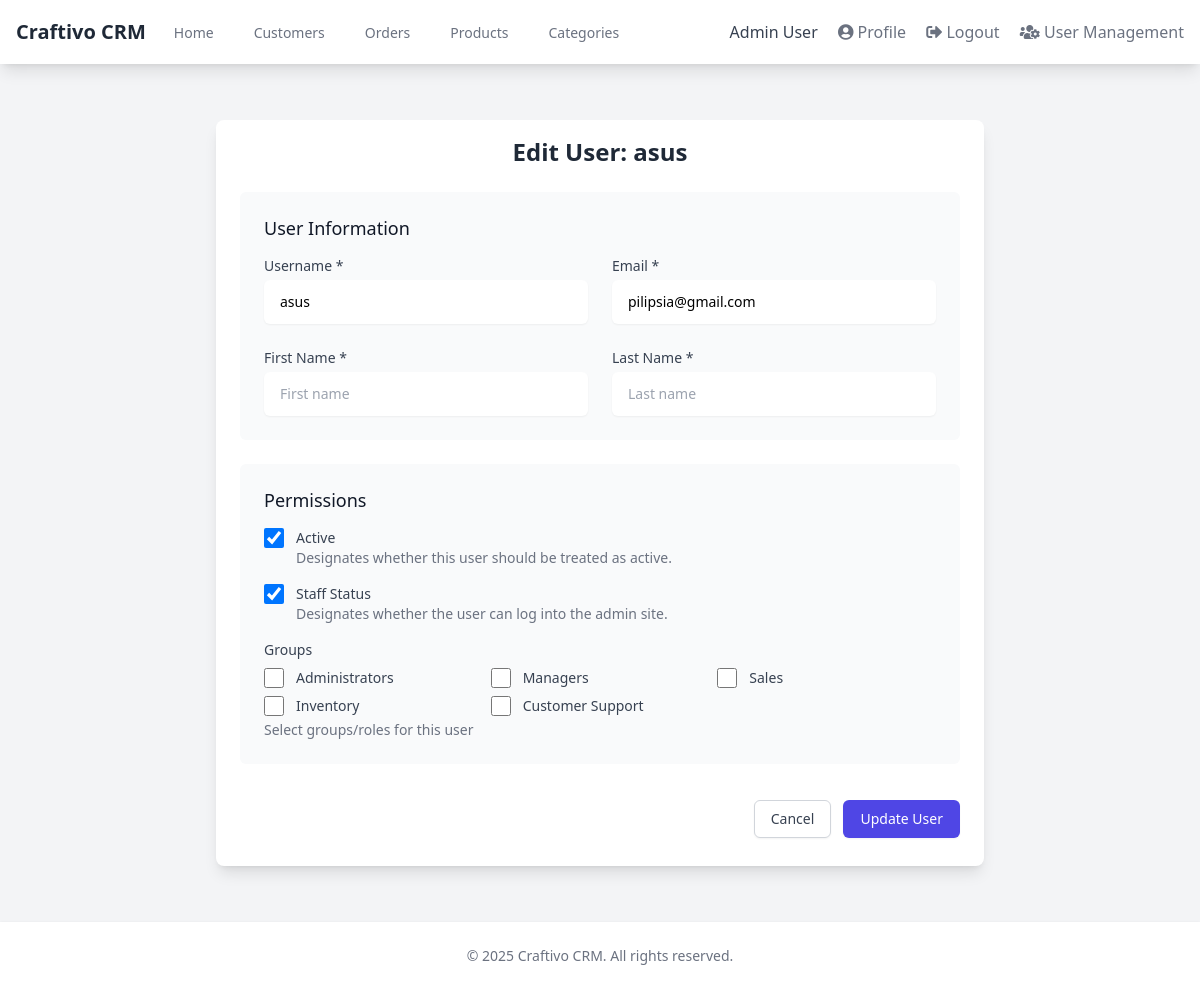
The page /users/management/edit/1/ (signed in) on the database its author committed.
### users/models.py (models this page shows, shortened)
class User(AbstractUser):
    email = models.EmailField(_('email address'), unique=True)
    phone_number = models.CharField(max_length=15, blank=True)
    is_customer = models.BooleanField(default=False)
    is_vendor = models.BooleanField(default=False)
    is_staff = models.BooleanField(default=False)
    company_name = models.CharField(max_length=100, blank=True)
    address = models.TextField(blank=True)
    city = models.CharField(max_length=50, blank=True)
    state = models.CharField(max_length=50, blank=True)
    zip_code = models.CharField(max_length=10, blank=True)
    country = models.CharField(max_length=50, blank=True)
    business_type = models.CharField(max_length=50, blank=True)
    tax_id = models.CharField(max_length=50, blank=True)
    class Meta:
        verbose_name = _('user')
        verbose_name_plural = _('users')
    def get_full_name(self):
        full_name = f'{self.first_name} {self.last_name}'
        return full_name.strip()

### users/views.py (the view)
# urls.py: path('management/edit/<int:pk>/', views.user_edit, name='user_edit'),
@role_required(roles=['Administrators'])
def user_edit(request, pk):
    user = get_object_or_404(User, pk=pk)
    if user.is_superuser and not request.user.is_superuser:
        messages.error(request, "You don't have permission to edit superusers.")
        return redirect('users:user_management')
    if request.method == 'POST':
        form = UserEditForm(request.POST, instance=user)
        if form.is_valid():
            updated_user = form.save()
            updated_user.groups.clear()
            for group in form.cleaned_data['groups']:
                updated_user.groups.add(group)
            messages.success(request, f"User '{updated_user.username}' updated successfully!")
            return redirect('users:user_management')
    else:
        form = UserEditForm(instance=user)
    context = {
        'form': form,
        'user_obj': user,
        'title': f'Edit User: {user.username}',
        'submit_text': 'Update User'
    }
    return render(request, 'users/user_form.html', context)

### users/forms.py
class UserEditForm(forms.ModelForm):
    groups = forms.ModelMultipleChoiceField(
        queryset=Group.objects.all(),
        required=False,
        widget=FormWidgets.get_checkbox_select_multiple(),
        help_text="Select groups/roles for this user"
    )
    is_active = forms.BooleanField(
        required=False,
        widget=FormWidgets.get_checkbox(),
        help_text="Designates whether this user should be treated as active."
    )
    is_staff = forms.BooleanField(
        required=False,
        widget=FormWidgets.get_checkbox(),
        help_text="Designates whether the user can log into the admin site."
    )
    class Meta:
        model = User
        fields = ('username', 'email', 'first_name', 'last_name', 'is_active', 'is_staff', 'groups')
        widgets = {
            'username': FormWidgets.get_text_input(placeholder="Username"),
            'email': FormWidgets.get_email_input(placeholder="Email address"),
            'first_name': FormWidgets.get_text_input(placeholder="First name"),
            'last_name': FormWidgets.get_text_input(placeholder="Last name"),
        }

### users/templates/users/user_form.html (shortened to what this page needs)
{% extends 'config/base.html' %}
{% load form_tags %}
{% block content %}
<div class="max-w-3xl mx-auto bg-white shadow-lg rounded-lg overflow-hidden mt-8">
    <div class="px-6 py-4">
        <h2 class="text-2xl font-bold text-center text-gray-800 mb-4">{{ title }}</h2>
        <form method="post" class="space-y-6">
            <div class="bg-gray-50 px-4 py-5 sm:p-6 rounded-md">
                <h3 class="text-lg font-medium leading-6 text-gray-900 mb-4">User Information</h3>
                <div class="grid grid-cols-1 gap-6 sm:grid-cols-2">
                    <div>
                        <label for="{{ form.username.id_for_label }}" class="block text-sm font-medium text-gray-700">Username *</label>
                        <div class="mt-1">
                            {{ form.username }}
                        </div>
                    </div>
                    <div>
                        <label for="{{ form.email.id_for_label }}" class="block text-sm font-medium text-gray-700">Email *</label>
                        <div class="mt-1">
                            {{ form.email }}
                        </div>
                    </div>
                    <div>
                        <label for="{{ form.first_name.id_for_label }}" class="block text-sm font-medium text-gray-700">First Name *</label>
                        <div class="mt-1">
                            {{ form.first_name }}
                        </div>
                    </div>
                    <div>
                        <label for="{{ form.last_name.id_for_label }}" class="block text-sm font-medium text-gray-700">Last Name *</label>
                        <div class="mt-1">
                            {{ form.last_name }}
                        </div>
                    </div>
                </div>
            </div>
            <div class="bg-gray-50 px-4 py-5 sm:p-6 rounded-md">
                <h3 class="text-lg font-medium leading-6 text-gray-900 mb-4">Permissions</h3>
                {% if 'is_active' in form.fields %}
                <div class="flex items-start mb-4">
                    {{ form.is_active }}
                    <div class="ml-3 text-sm">
                        <label for="{{ form.is_active.id_for_label }}" class="font-medium text-gray-700">Active</label>
                        <p class="text-gray-500">{{ form.is_active.help_text }}</p>
                    </div>
                </div>
                {% endif %}
                {% if 'is_staff' in form.fields %}
                <div class="flex items-start mb-4">
                    {{ form.is_staff }}
                    <div class="ml-3 text-sm">
                        <label for="{{ form.is_staff.id_for_label }}" class="font-medium text-gray-700">Staff Status</label>
                        <p class="text-gray-500">{{ form.is_staff.help_text }}</p>
                    </div>
                </div>
                {% endif %}
                {% if 'groups' in form.fields %}
                <div class="mt-4">
                    <span class="block text-sm font-medium text-gray-700 mb-2">Groups</span>
                    <div class="mt-2 grid grid-cols-1 md:grid-cols-2 lg:grid-cols-3 gap-2">
                        {% for checkbox in form.groups %}
                        <div class="flex items-start">
                            {{ checkbox.tag }}
                            <div class="ml-3 text-sm">
                                <label for="{{ checkbox.id_for_label }}" class="font-medium text-gray-700">{{ checkbox.choice_label }}</label>
                            </div>
                        </div>
                        {% endfor %}
                    </div>
                    <p class="mt-1 text-sm text-gray-500">{{ form.groups.help_text }}</p>
                </div>
                {% endif %}
            </div>
            <div class="py-3 text-right">
                <a href="{% url 'users:user_management' %}" class="inline-flex justify-center py-2 px-4 border border-gray-300 shadow-sm text-sm font-medium rounded-md text-gray-700 bg-white hover:bg-gray-50 focus:outline-none focus:ring-2 focus:ring-offset-2 focus:ring-indigo-500 mr-2">
                    Cancel
                </a>
                <button type="submit" class="inline-flex justify-center py-2 px-4 border border-transparent shadow-sm text-sm font-medium rounded-md text-white bg-indigo-600 hover:bg-indigo-700 focus:outline-none focus:ring-2 focus:ring-offset-2 focus:ring-indigo-500">
                    {{ submit_text|default:"Save" }}
                </button>
            </div>
        </form>
    </div>
</div>
{% endblock %}

### config/templates/config/base.html (shortened to what this page needs)
<!DOCTYPE html>
<html lang="en">
<head>
    <script src="https://cdn.tailwindcss.com"></script>
    <link rel="stylesheet" href="https://cdnjs.cloudflare.com/ajax/libs/font-awesome/5.15.4/css/all.min.css">
</head>
<body class="bg-gray-100">
    <nav class="bg-white shadow-lg">
        <div class="max-w-7xl mx-auto px-4">
            <div class="flex justify-between h-16">
                <div class="flex">
                    <div class="flex-shrink-0 flex items-center">
                        <a href="{% url 'home' %}" class="text-xl font-bold text-gray-800">Craftivo CRM</a>
                    </div>
                    <div class="hidden sm:ml-6 sm:flex sm:space-x-8">
                        <a href="{% url 'home' %}" class="{% if request.path == '/' %}border-indigo-500 text-gray-900{% else %}border-transparent text-gray-500 hover:border-gray-300 hover:text-gray-700{% endif %} inline-flex items-center px-1 pt-1 border-b-2 text-sm font-medium">
                            Home
                        </a>
                        {% if user.is_authenticated %}
                        <a href="{% url 'customers:customer_list' %}" class="{% if '/customers/' in request.path %}border-indigo-500 text-gray-900{% else %}border-transparent text-gray-500 hover:border-gray-300 hover:text-gray-700{% endif %} inline-flex items-center px-1 pt-1 border-b-2 text-sm font-medium">
                            Customers
                        </a>
                        <a href="{% url 'orders:order_list' %}" class="{% if '/orders/' in request.path %}border-indigo-500 text-gray-900{% else %}border-transparent text-gray-500 hover:border-gray-300 hover:text-gray-700{% endif %} inline-flex items-center px-1 pt-1 border-b-2 text-sm font-medium">
                            Orders
                        </a>
                        <a href="{% url 'products:product_list' %}" class="{% if '/products/list/' in request.path %}border-indigo-500 text-gray-900{% else %}border-transparent text-gray-500 hover:border-gray-300 hover:text-gray-700{% endif %} inline-flex items-center px-1 pt-1 border-b-2 text-sm font-medium">
                            Products
                        </a>
                        <a href="{% url 'products:category_list' %}" class="{% if '/products/categories/' in request.path %}border-indigo-500 text-gray-900{% else %}border-transparent text-gray-500 hover:border-gray-300 hover:text-gray-700{% endif %} inline-flex items-center px-1 pt-1 border-b-2 text-sm font-medium">
                            Categories
                        </a>
                        {% endif %}
                    </div>
                </div>
                <div class="hidden sm:ml-6 sm:flex sm:items-center">
                    {% if user.is_authenticated %}
                    <div class="ml-3 relative">
                        <div>
                            <span class="text-gray-700">{{ user.get_full_name|default:user.username }}</span>
                            <a href="{% url 'users:profile' %}" class="ml-4 text-gray-500 hover:text-gray-700">
                                <i class="fas fa-user-circle"></i> Profile
                            </a>
                            <a href="{% url 'users:logout' %}" class="ml-4 text-gray-500 hover:text-gray-700">
                                <i class="fas fa-sign-out-alt"></i> Logout
                            </a>
                            {% if user.is_superuser or perms.users %}
                            <a href="{% url 'users:user_management' %}" class="ml-4 text-gray-500 hover:text-gray-700">
                                <i class="fas fa-users-cog"></i> User Management
                            </a>
                            {% endif %}
                        </div>
                    </div>
                    {% endif %}
                </div>
            </div>
        </div>
    </nav>
    <main class="max-w-7xl mx-auto py-6 px-4 sm:px-6 lg:px-8">
        {% block content %}{% endblock %}
    </main>
    <footer class="bg-white shadow mt-8">
        <div class="max-w-7xl mx-auto py-6 px-4 sm:px-6 lg:px-8">
            <p class="text-center text-gray-500 text-sm">
                &copy; {% now "Y" %} Craftivo CRM. All rights reserved.
            </p>
        </div>
    </footer>
</body>
</html>

### rows shown on the page
User: get_full_name "Admin User"
User: username "asus", email "pilipsia@gmail.com", is_active "☑", is_staff "☑"

### other values the page prints
{{ title }} "Edit User: asus"
{{ checkbox.choice_label }} "Administrators" "Managers" "Sales" "Inventory" "Customer Support"
{{ submit_text|default:"Save" }} "Update User"
